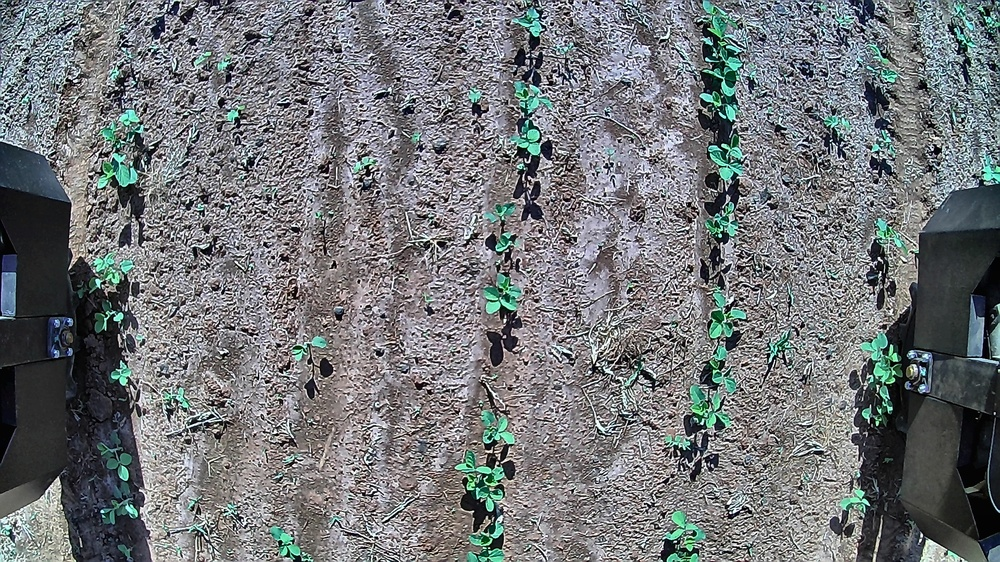
#> input picture data/aracatuba.jpg, 1000 x 562 px, shrunk from 1920 x 1080 before the run
$ python main.py --image data/aracatuba.jpg   (older library calls are emulated)
#> lines starting #> are read from the running program, lines starting #| are printed output that depends on the picture; after the words box and inside, x2 and y2 are one past the last pixel; in counts of white or black regions, pixels touching at a corner belong together
#> in main, img_path is the input picture: shape (562, 1000, 3); mean B, G, R 120.2, 117.8, 114.5
### PlagueDetection/plague_detection.py
import cv2
import numpy as np
import random

'''
@@Author Willian Antunes
https://github.com/brwillian/plague_detection_opencv
'''


class PlagueDetection:
    def __init__(self, img, **kwargs):
        self._sensitivity = kwargs.get("sensitivity") if kwargs.get("sensitivity") else 30
        self._with_circles = kwargs.get("circles") if kwargs.get("circles") else False
        self._save_result = kwargs.get("save") if kwargs.get("save") else False

    @staticmethod
    def preprocess_image(img):
        '''
            Blurs image and converts to HSV color scale for better detection of the weeds
        '''
        # gamma correction
        img = np.array(255 * (img / 255) ** 3, dtype='uint8')
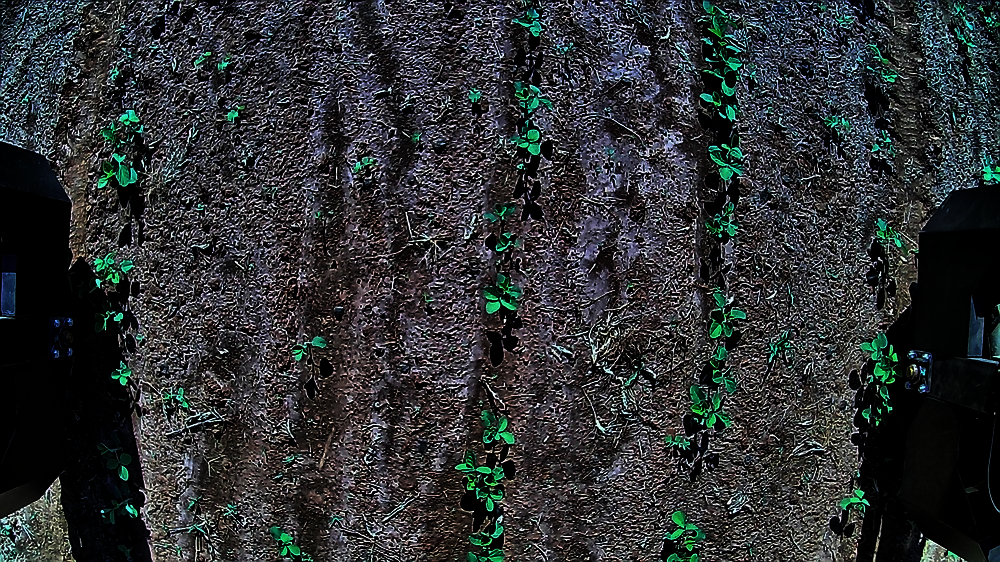
#> img: shape (562, 1000, 3); mean of channels 0, 1, 2 51.5, 49.7, 46.6; drawn as B, G, R
        kernel_size = 17
        # blur image
        img_blur = cv2.medianBlur(img, kernel_size, 0)
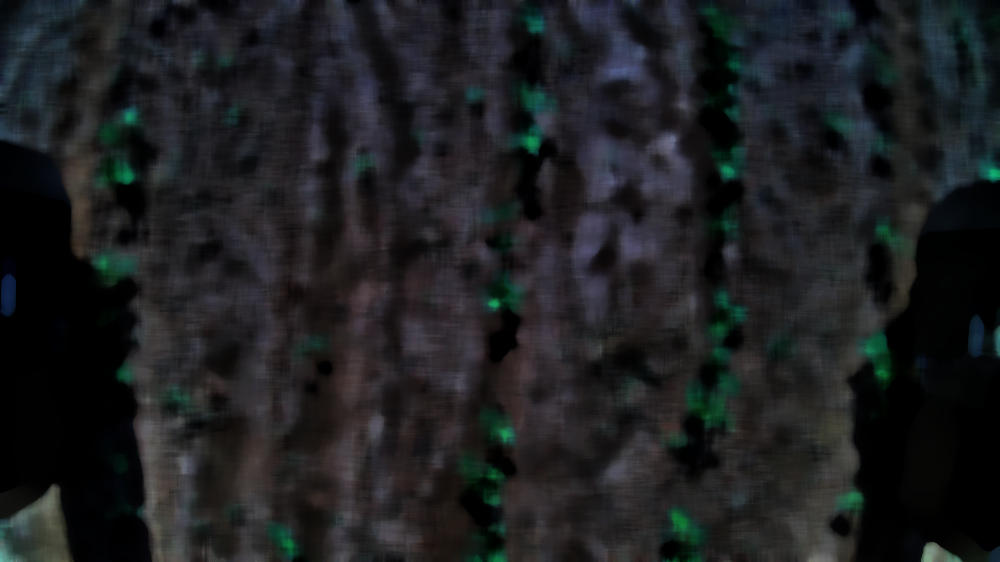
#> img_blur: shape (562, 1000, 3); mean of channels 0, 1, 2 32.9, 30.9, 29.3; drawn as B, G, R

        # convert to HSV color scale
        img_hsv = cv2.cvtColor(img_blur, cv2.COLOR_BGR2HSV)
#> img_hsv: shape (562, 1000, 3); mean H, S, V 88.8, 59.2, 35

        return img_hsv

    def create_mask(self, img_hsv):
        '''
            Create a mask containing only green colored pixels
        '''
        lower_bound = np.array([60 - self._sensitivity, 80, 50])
        upper_bound = np.array([60 + self._sensitivity, 255, 255])

        # create mask
        msk = cv2.inRange(img_hsv, lower_bound, upper_bound)
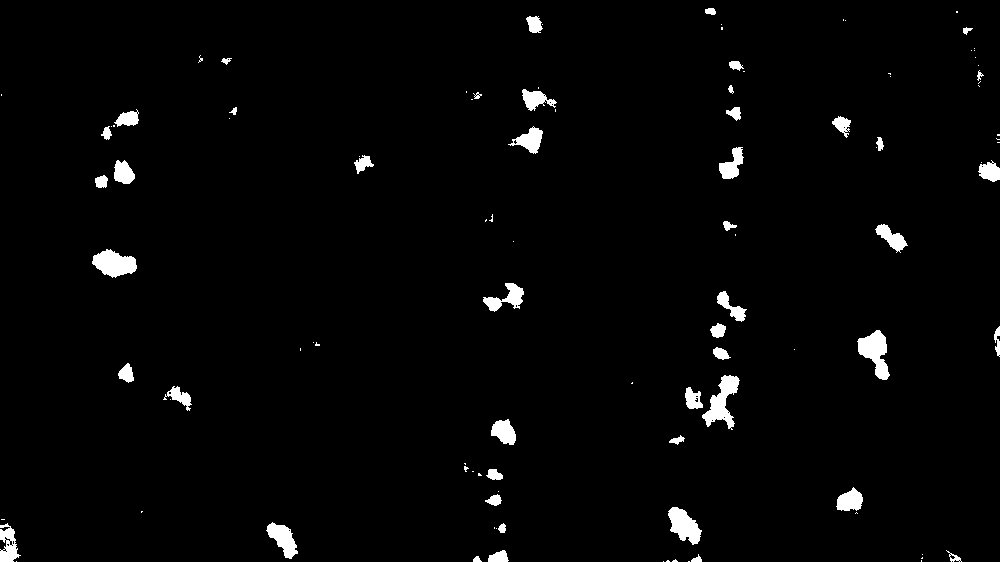
#> msk: shape (562, 1000); 2.2% white; 106 white regions (59 under 20 px), largest, box (x1, y1, x2, y2) and area: (702, 375, 740, 430) 914, (857, 330, 890, 380) 879, (92, 249, 137, 278) 846

        return msk

    @staticmethod
    def transform_image(msk):
        '''
            Perform morphology transformation in the binary image
        '''
        kernel = cv2.getStructuringElement(cv2.MORPH_ELLIPSE, (3, 3))

        # erosion and dilation
        res_msk = cv2.morphologyEx(msk, cv2.MORPH_OPEN, kernel)
#> res_msk: shape (562, 1000); 2.1% white; 60 white regions (11 under 20 px), largest, box (x1, y1, x2, y2) and area: (702, 375, 740, 429) 897, (857, 330, 890, 380) 877, (92, 249, 137, 278) 843
        res_msk = cv2.morphologyEx(res_msk, cv2.MORPH_CLOSE, kernel)
#> res_msk: shape (562, 1000); 2.1% white; 56 white regions (10 under 20 px), largest, box (x1, y1, x2, y2) and area: (702, 375, 740, 429) 903, (857, 330, 890, 380) 879, (92, 249, 137, 278) 843

        res_msk = cv2.medianBlur(res_msk, 7)
#> res_msk: shape (562, 1000); 2% white; 47 white regions (4 under 20 px), largest, box (x1, y1, x2, y2) and area: (703, 375, 739, 427) 884, (858, 331, 889, 380) 863, (93, 250, 137, 277) 828

        return res_msk

    def draw_mask_color(self, mask, img):
        '''
            Create a mask filters on circles or not
        '''
        # Convert to grayscale
        gray = cv2.cvtColor(img, cv2.COLOR_BGR2GRAY)

        # Get plagues
        analysis = cv2.connectedComponentsWithStats(mask,
                                                    4,
                                                    cv2.CV_32S)

        # Separe componets
        (totalLabels, label_ids, values, centroid) = analysis
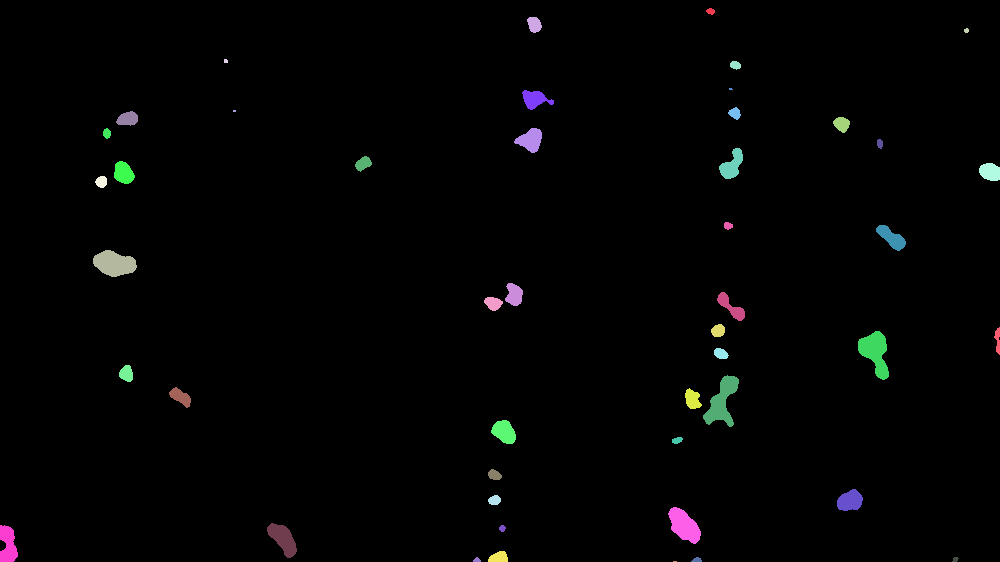
#> label_ids: shape (562, 1000) int32; 48 distinct labels, from 0 to 47; one colour per label, 0 black
#> totalLabels = 48; values = 48 rows, first 6: [0, 0, 1000, 562, 550770], [706, 8, 9, 7, 44], [527, 17, 15, 16, 178], [964, 28, 5, 5, 20], [224, 59, 4, 4, 15], [730, 61, 11, 9, 74]; centroid = 48 pairs, first value 7.62 to 997.4, second value 10.86 to 561

        if self._with_circles:
            # Draw index and circles on plagues
            label_hue = np.zeros(gray.shape, np.uint8)

            for index, cord in enumerate(centroid):
                x, y = cord
                color = (random.randint(0, 255), random.randint(0, 255), random.randint(0, 255))
                cv2.circle(label_hue, (int(x), int(y)), 26, color, -1)
                cv2.putText(gray, str(index + 1), (int(x) - 7, int(y) + 7), cv2.FONT_HERSHEY_SIMPLEX, 0.6, (0, 0, 0), 2,
                            cv2.LINE_AA)
        else:
            # Draw masks randon colors
            label_hue = np.uint8(179 * label_ids / np.max(label_ids))
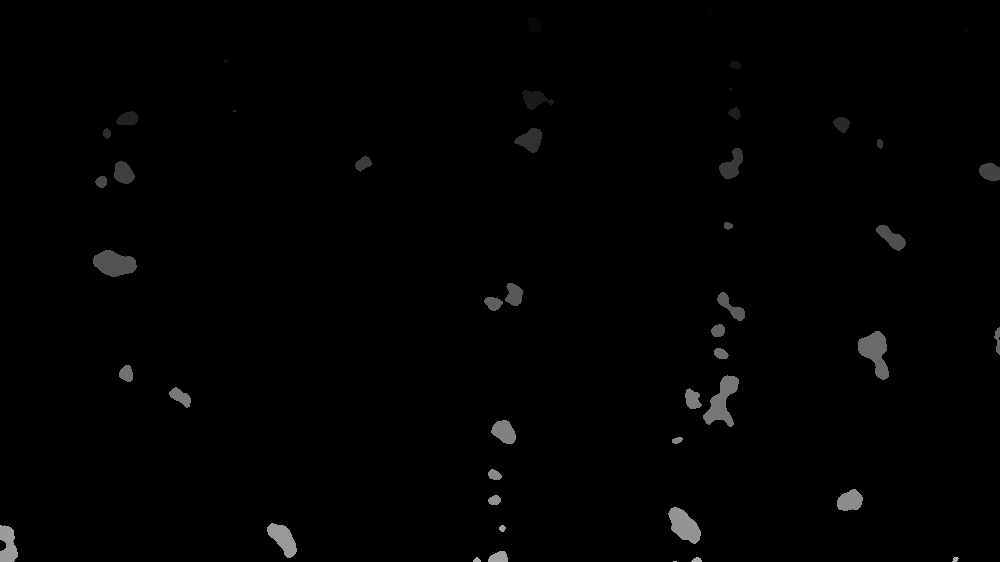
#> label_hue: shape (562, 1000); min 0, max 179, mean 2
            for index, cord in enumerate(centroid):
                x, y = cord
                cv2.putText(gray, str(index + 1), (int(x) + 10, int(y) - 10), cv2.FONT_HERSHEY_SIMPLEX, 0.6, (0, 0, 0), 1,
                            cv2.LINE_AA)
                cv2.drawMarker(gray, (int(x), int(y)), (255, 255, 255), cv2.MARKER_CROSS, 35, 2)
#> this loop made 48 passes
#> (x, y) on passes 1 to 12: (498.6, 279.5), (710.2, 10.86), (534, 24.08), (966, 30.1), (225.4, 60.6), (735, 64.74), (730.3, 88.57), (534.5, 98.73), (734.5, 112.9), (127.4, 118.4), (234, 110.5), (841.4, 123.7)
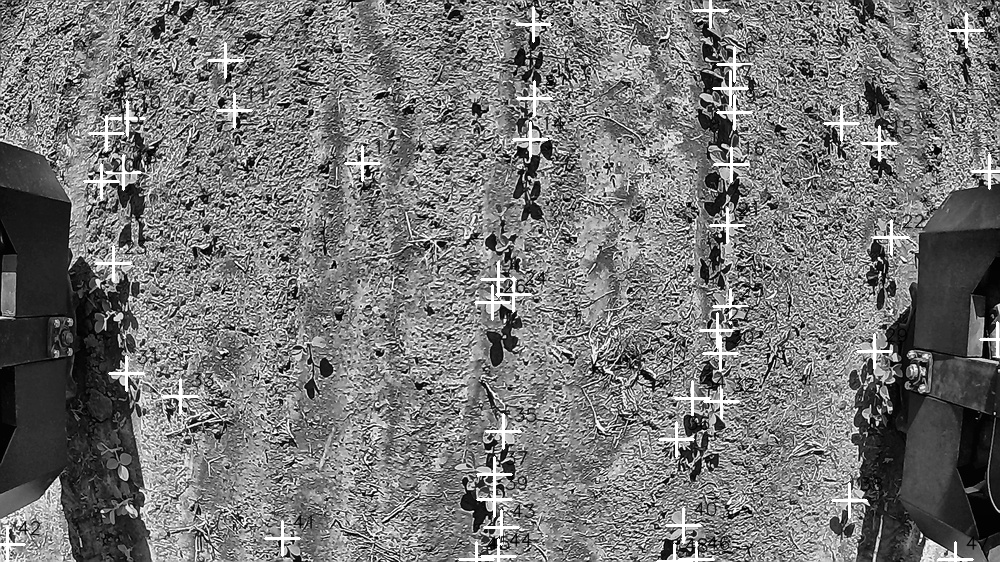
#> gray: shape (562, 1000); min 0, max 255, mean 118.4

        # create hsv mask
        blank_ch = 255 * np.ones_like(label_hue)
        labeled_img = cv2.merge([label_hue, blank_ch, blank_ch])

        labeled_img = cv2.cvtColor(labeled_img, cv2.COLOR_HSV2BGR)
        labeled_img[label_hue == 0] = 0
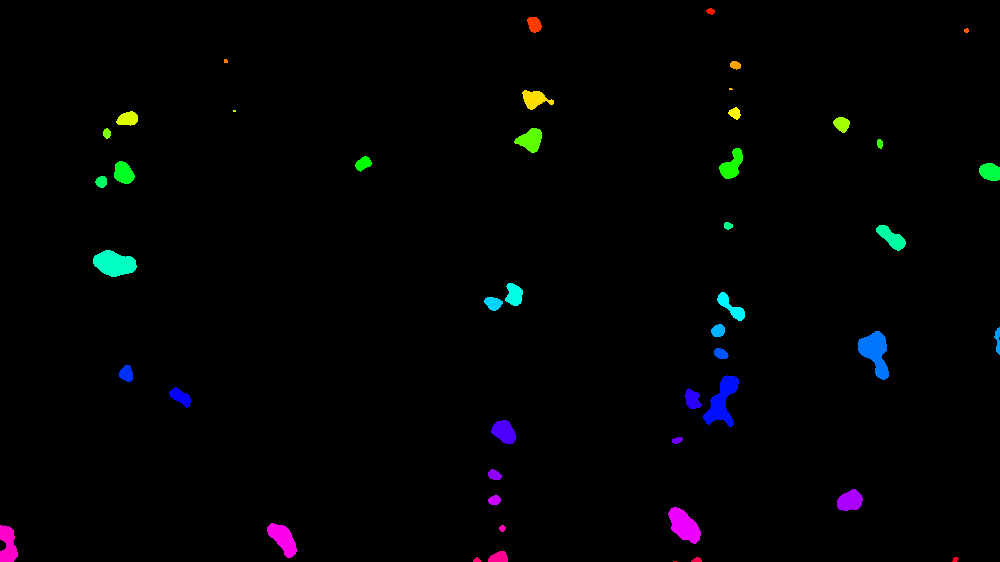
#> labeled_img: shape (562, 1000, 3); mean B, G, R 3.4, 2.5, 1.8

        gray_portion = np.stack((gray,) * 3, axis=-1)

        # add opacity on circles
        masked_cirles = cv2.addWeighted(gray_portion, 1, labeled_img, 0.25, 0)

        return masked_cirles

    @staticmethod
    def show_image(img):
        cv2.imshow('nome', img)
        cv2.waitKey(0)

    @staticmethod
    def save_image(filename, img):
        cv2.imwrite(filename, img)

### main.py
import argparse
import cv2
from PlagueDetection import PlagueDetection


def main():
    parser = argparse.ArgumentParser(
        formatter_class=argparse.ArgumentDefaultsHelpFormatter
    )
    parser.add_argument('--sensitivity', type=int, help='Sensibilidade do detector', default=30)
    parser.add_argument('--circles', dest='circles', action='store_true', help='Desenhar circulo nas detecções')
    parser.add_argument('--no-circles', dest='circles', action='store_false', help='Não desenhar circulo nas detecções')
    parser.set_defaults(circles=False)

    parser.add_argument('--image', type=str, help='Caminho da imagem', required=True)

    args = parser.parse_args()

    # Load image
    img_path = cv2.imread(args.image)

    # Create object instance
    plague_detection = PlagueDetection(img_path, circles=args.circles, sensitivity=args.sensitivity)

    # Get image from preprocess output
    img_hsv = plague_detection.preprocess_image(img_path)

    # Get mask
    msk = plague_detection.create_mask(img_hsv)

    # Get mask before morphology transformation
    msk = plague_detection.transform_image(msk)

    # Get mask with drawings
    result = plague_detection.draw_mask_color(msk, img_path)

    # Show result
    plague_detection.show_image(result)


if __name__ == "__main__":
    main()

$ run again, on data/mato-grosso.jpeg
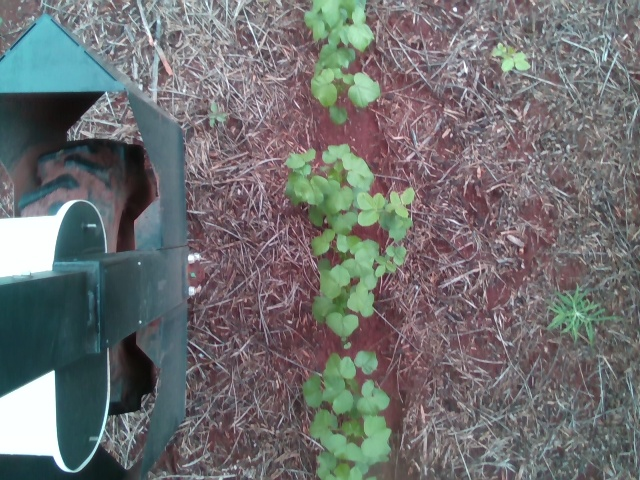
#> input picture data/mato-grosso.jpeg, 640 x 480 px
#> in main, img_path is the input picture: shape (480, 640, 3); mean B, G, R 112.1, 111.6, 110.8
#> img_hsv: shape (480, 640, 3); mean H, S, V 113.8, 106.8, 34.2
#> msk: shape (480, 640); 5.9% white; 29 white regions (22 under 20 px), largest, box (x1, y1, x2, y2) and area: (289, 145, 413, 333) 8834, (306, 0, 373, 103) 3861, (320, 385, 389, 480) 3202
#> in draw_mask_color, `(totalLabels, label_ids, values, centroid) = analysis`:
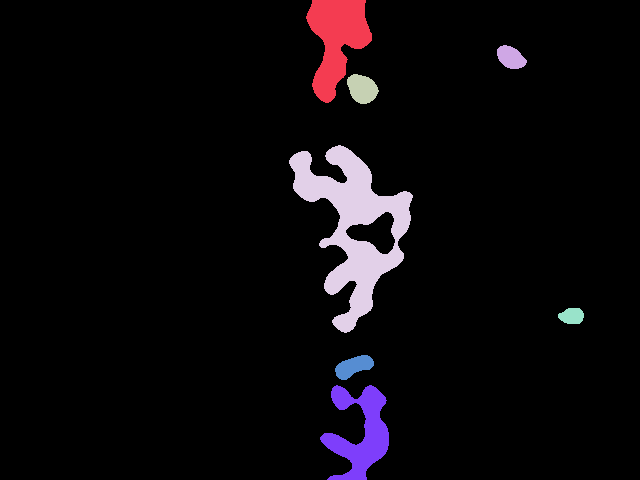
#> label_ids: shape (480, 640) int32; 8 distinct labels, from 0 to 7; one colour per label, 0 black
#> totalLabels = 8; values = [[0, 0, 640, 480, 289188], [306, 0, 66, 103, 3847], [497, 45, 30, 24, 502], [347, 74, 32, 30, 691], [289, 145, 124, 188, 8858], [558, 308, 26, 16, 331], [335, 355, 39, 25, 591], [320, 385, 69, 95, 3192]]; centroid = [[317, 240.8], [336.2, 39.28], [510.5, 57.07], [361.9, 88.32], [353.1, 225.6], [571.5, 315.6], [353.2, 366.1], [359.7, 432.5]]
#> the loop in draw_mask_color, `for index, cord in enumerate(centroid):` made 8 passes
#> in draw_mask_color, `masked_cirles = cv2.addWeighted(gray_portion, 1, labeled_img, 0.25, 0)`:
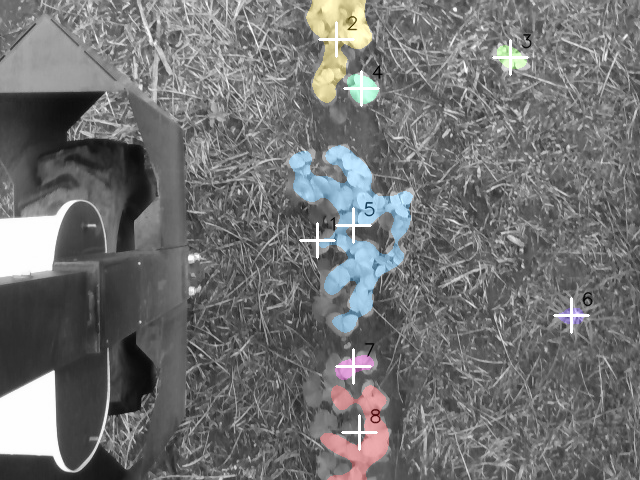
#> masked_cirles: shape (480, 640, 3); mean of channels 0, 1, 2 113.9, 113.8, 113.4; drawn as B, G, R
